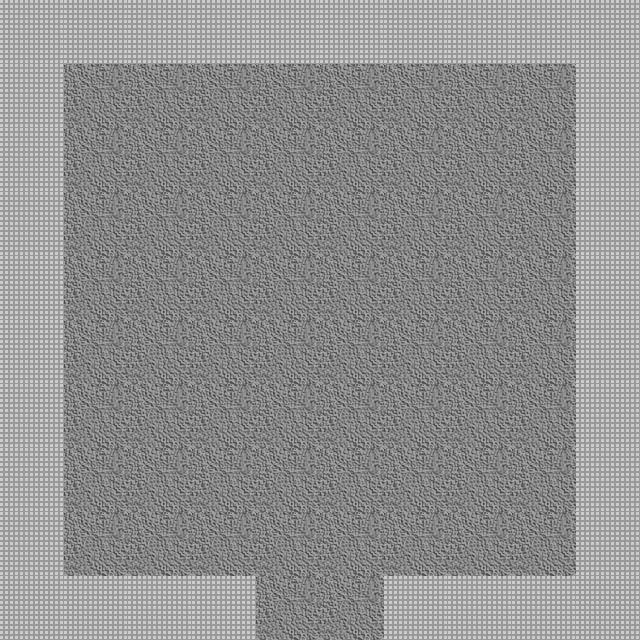

A level layout from a 2D game, rendered from its tile map. Below: a short description, then the map file with tile-grid data replaced by summaries:
An orthogonal 10x10 tile map with 64x64 px tiles, 2 tile layers (Floor, Wall), 2 tilesets and 2 objects.

<map version="1.0" orientation="orthogonal" renderorder="right-down" width="10" height="10" tilewidth="64" tileheight="64" nextobjectid="23">
 <properties>
  <property name="unity:resource" value="True" />
  <property name="unity:tag" value="Room" />
 </properties>
 <tileset firstgid="1" name="DungeonTilePH" tilewidth="64" tileheight="64" tilecount="2">
  <image source="../Sprites/DungeonTilePH.png" width="128" height="64" />
  <tile id="0">
   <objectgroup draworder="index" />
  </tile>
  <tile id="1">
   <objectgroup draworder="index">
    <object id="0" x="-0.25" y="-0.25" width="64.375" height="64.125" />
   </objectgroup>
  </tile>
 </tileset>
 <tileset firstgid="3" name="BlobPH" tilewidth="64" tileheight="64" tilecount="3">
  <image source="../Sprites/BlobPH.png" width="192" height="64" />
  <tile id="0">
   <properties>
    <property name="Spawn" value="fl1mob" />
   </properties>
  </tile>
 </tileset>
 <layer name="Floor" width="10" height="10">
  <properties>
   <property name="unity:sortingLayerName" value="Floor" />
   <property name="unity:tag" value="Floor" />
  </properties>
  <data>[100 cells, 100 non-empty, 1 distinct tile ids]</data>
 </layer>
 <layer name="Wall" width="10" height="10">
  <properties>
   <property name="ChildTag" value="Wall" />
   <property name="unity:tag" value="Wall" />
  </properties>
  <data>[100 cells, 34 non-empty, 1 distinct tile ids]</data>
 </layer>
 <objectgroup name="Mobs" />
 <objectgroup name="Exits">
  <object id="21" x="237.333" y="605.333" width="162.667" height="49.3333">
   <properties>
    <property name="Exit" value="S" />
   </properties>
  </object>
 </objectgroup>
</map>
